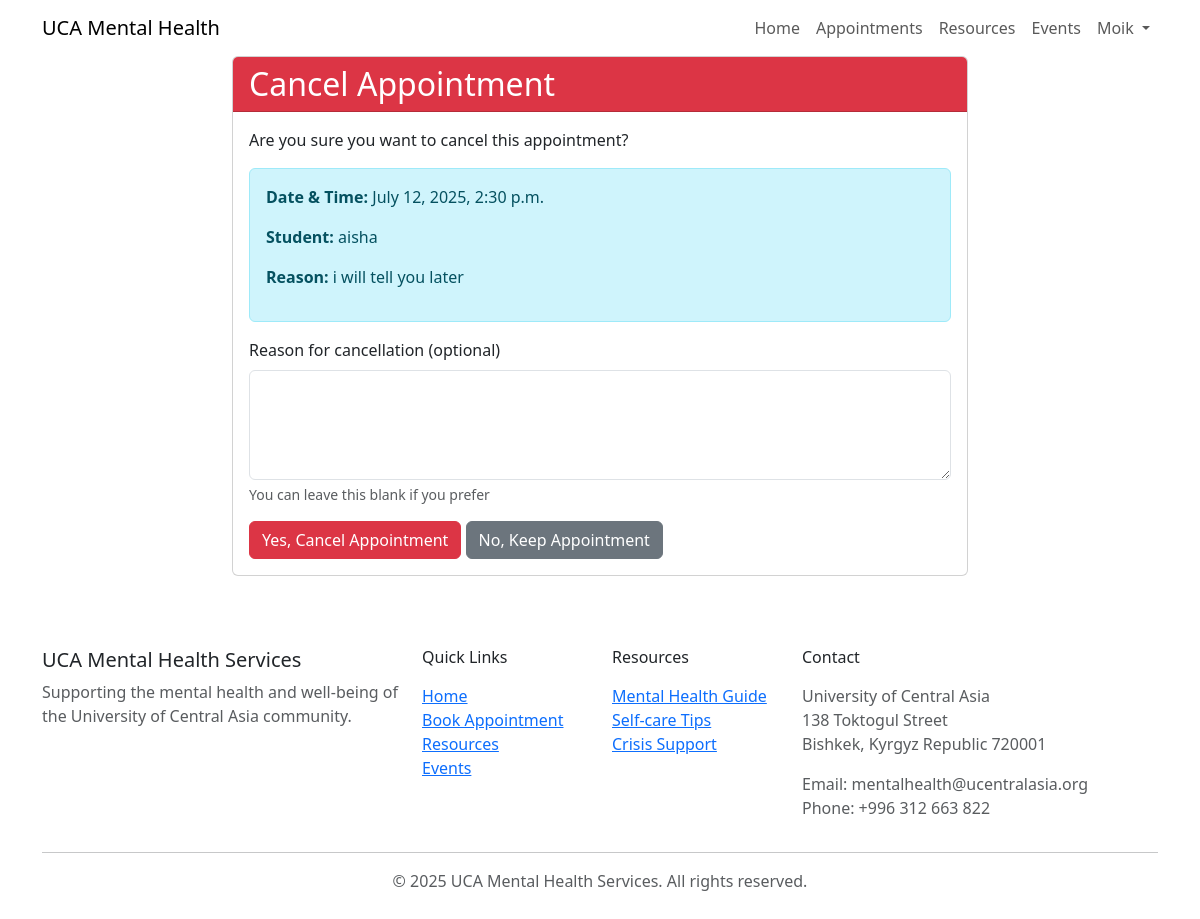
The page /appointments/cancel/1/ (signed in) on the database as committed earlier.
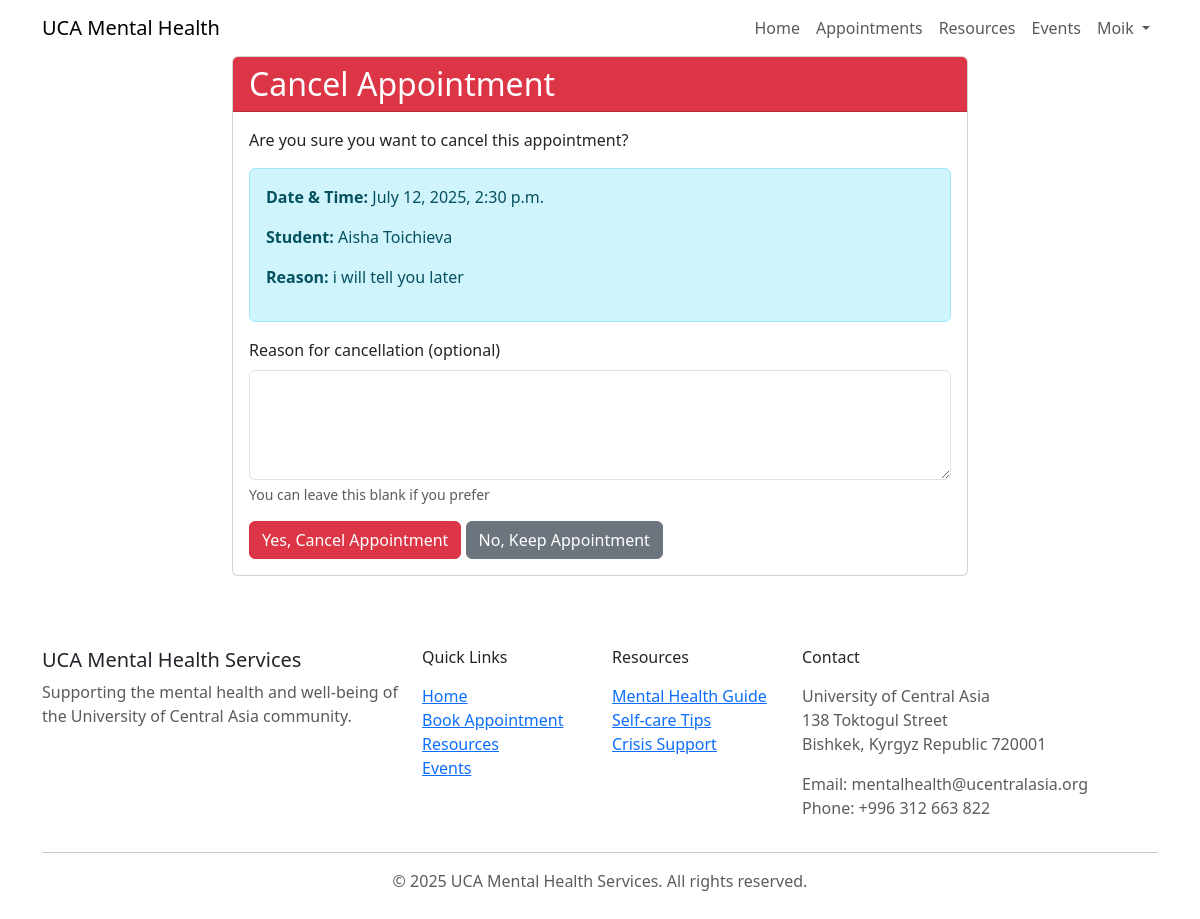
The same page on the database as committed later.
### appointments/models.py (models this page shows, shortened)
class Appointment(models.Model):
    STATUS_CHOICES = (
        ('scheduled', 'Scheduled'),
        ('cancelled', 'Cancelled'),
        ('completed', 'Completed'),
    )
    user = models.ForeignKey(User, on_delete=models.CASCADE, related_name='user_appointments')
    counselor = models.ForeignKey(User, on_delete=models.CASCADE, related_name='counselor_appointments',
                                limit_choices_to={'user_type': 'counselor'})
    date_time = models.DateTimeField()
    status = models.CharField(max_length=20, choices=STATUS_CHOICES, default='scheduled')
    reason = models.TextField(help_text="Brief description of the reason for appointment", blank=True, null=True)  # Make it optional
    cancellation_reason = models.TextField(blank=True, null=True)  # Add cancellation reason
    notes = models.TextField(blank=True, null=True)
    created_at = models.DateTimeField(auto_now_add=True)

### accounts/models.py (models this page shows, shortened)
class User(AbstractUser):
    USER_TYPE_CHOICES = (
        ('student', 'Student'),
        ('faculty', 'Faculty'),
        ('staff', 'Staff'),
        ('counselor', 'Counselor'),
    )
    username = models.CharField(
        _('username'),
        max_length=150,
        help_text=_('Required. 150 characters or fewer. Letters, digits and @/./+/-/_ only.'),
        validators=[AbstractUser.username_validator],
        error_messages={
            'unique': _("A user with that username already exists."),
        },
    )
    email = models.EmailField(_('email address'), unique=True)
    user_type = models.CharField(max_length=20, choices=USER_TYPE_CHOICES)
    phone_number = models.CharField(max_length=15, blank=True, null=True)
    objects = CustomUserManager()
    USERNAME_FIELD = 'email'
    REQUIRED_FIELDS = ['username']  # Email is required by default

### appointments/views.py (the view)
# urls.py: path('cancel/<int:appointment_id>/', views.cancel_appointment, name='cancel_appointment'),
@login_required
def cancel_appointment(request, appointment_id):
    if request.user.user_type == 'counselor':
        appointment = get_object_or_404(Appointment, id=appointment_id, counselor=request.user)
    else:
        appointment = get_object_or_404(Appointment, id=appointment_id, user=request.user)
    if request.method == 'POST':
        form = CancellationForm(request.POST)
        if form.is_valid():
            appointment.status = 'cancelled'
            appointment.cancellation_reason = form.cleaned_data.get('cancellation_reason')
            appointment.save()
            try:
                time_slot = TimeSlot.objects.get(appointment=appointment)
                time_slot.is_booked = False
                time_slot.appointment = None
                time_slot.save()
            except TimeSlot.DoesNotExist:
                pass
            messages.success(request, 'Appointment cancelled successfully.')
            if request.user.user_type == 'counselor':
                return redirect('accounts:counselor_dashboard')
            else:
                return redirect('accounts:profile')
    else:
        form = CancellationForm()
    context = {
        'appointment': appointment,
        'form': form,
    }
    return render(request, 'appointments/cancel_appointment.html', context)

### appointments/forms.py
class CancellationForm(forms.Form):
    cancellation_reason = forms.CharField(
        label="Reason for cancellation (optional)",
        widget=forms.Textarea(attrs={'rows': 4, 'class': 'form-control'}),
        required=False,
        help_text="You can leave this blank if you prefer"
    )

### templates/appointments/cancel_appointment.html (shortened to what this page needs)
{% extends 'base.html' %}
{% load crispy_forms_tags %}
{% block content %}
<div class="container">
    <div class="row">
        <div class="col-md-8 offset-md-2">
            <div class="card">
                <div class="card-header bg-danger text-white">
                    <h2 class="card-title mb-0">Cancel Appointment</h2>
                </div>
                <div class="card-body">
                    <p>Are you sure you want to cancel this appointment?</p>
                    <div class="alert alert-info">
                        <p><strong>Date & Time:</strong> {{ appointment.date_time }}</p>
                        {% if user.user_type == 'counselor' %}
                            <p><strong>Student:</strong> {{ appointment.user.get_full_name|default:appointment.user.username }}</p>
                        {% else %}
                            <p><strong>Counselor:</strong> {{ appointment.counselor.get_full_name|default:appointment.counselor.username }}</p>
                        {% endif %}
                        {% if appointment.reason %}
                        <p><strong>Reason:</strong> {{ appointment.reason }}</p>
                        {% endif %}
                    </div>
                    <form method="post">
                        {{ form|crispy }}
                        <button type="submit" class="btn btn-danger">Yes, Cancel Appointment</button>
                        <a href="{% url 'appointments:view_appointment' appointment.id %}" class="btn btn-secondary">No, Keep Appointment</a>
                    </form>
                </div>
            </div>
        </div>
    </div>
</div>
{% endblock %}

Rows that differ between the two databases and show on the page:
changed through a linked row, Appointment "i will tell you later": user.get_full_name "aisha" → "Aisha Toichieva"
